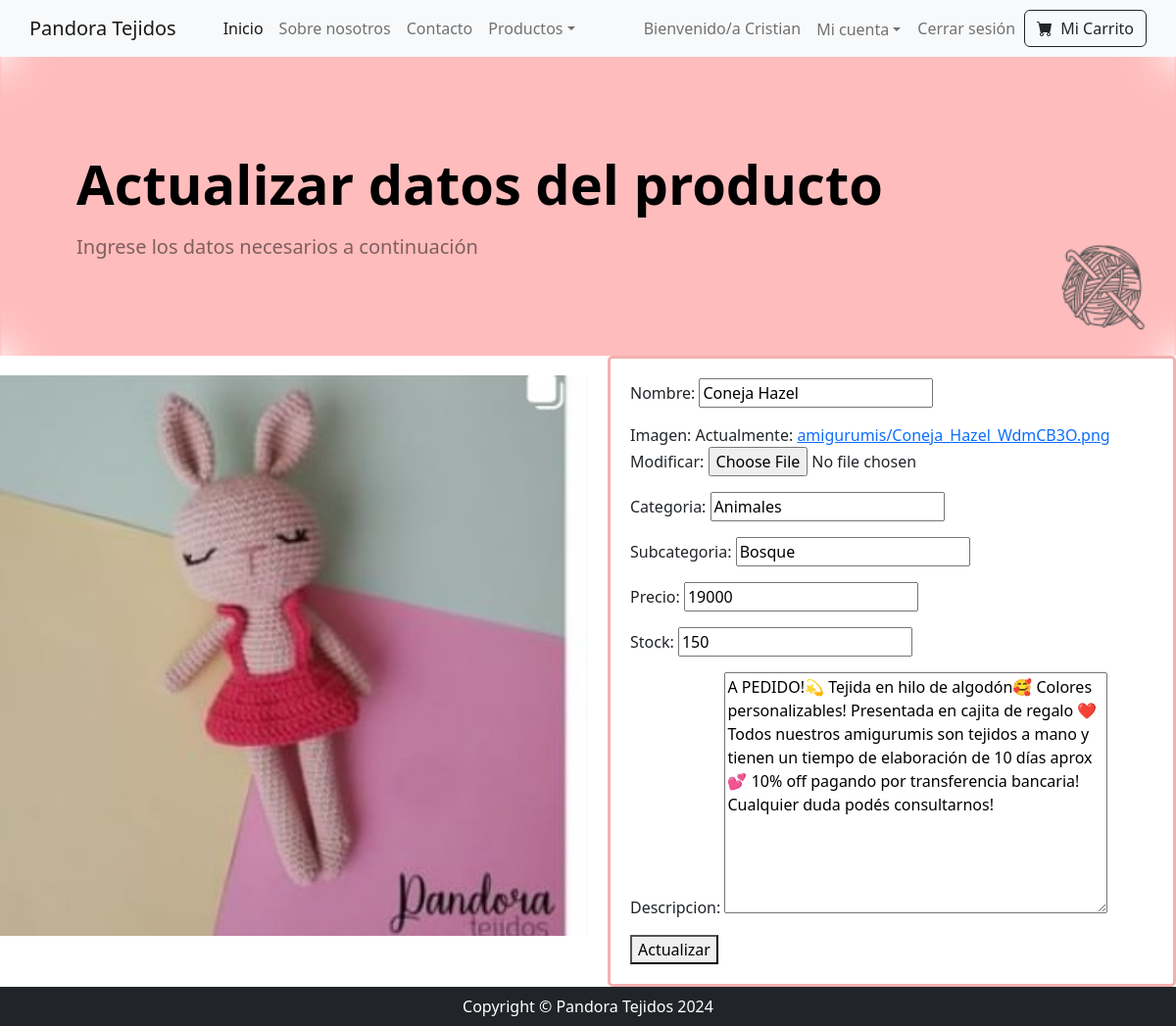
The app's page /pandora/actualizaamigurumi/8 (signed in) with its own data.
### pandora/models.py (models this page shows, shortened)
class Amigurumis(models.Model):
    nombre = models.CharField(max_length=50)
    imagen = models.ImageField(upload_to='amigurumis/')
    categoria = models.CharField(max_length=50)
    subcategoria = models.CharField(max_length=50)
    precio = models.IntegerField()
    stock = models.IntegerField()
    descripcion = models.TextField()

### pandora/views.py (the view, shortened to what this page needs)
# urls.py: path('actualizaamigurumi/<pk>', AmigurumiUpdate.as_view(), name='actualizaamigurumi'),
class AmigurumiUpdate(LoginRequiredMixin, UpdateView):
   model = Amigurumis
   template_name = 'actualizaamigurumi.html'
   fields = ['nombre', 'imagen', 'categoria', 'subcategoria', 'precio', 'stock', 'descripcion']
   success_url = reverse_lazy('actualizacionexitosa')
   context_object_name = 'amigurumi'

### pandora/templates/actualizaamigurumi.html (shortened to what this page needs)
{% extends 'padre.html' %}
{% block cambioencabezado %}
          <p class="display-4 fw-bolder">Actualizar datos del producto <p>
          <p class="lead fw-normal text-black-50 mb-0">Ingrese los datos necesarios a continuación </p>
{% endblock cambioencabezado %}
{% block cambios1 %}
<div style="display: flex; justify-content: space-between; align-items: flex-start;">
  <div style="flex: 1; margin-top: 20px; margin-right: 20px; display: flex; justify-content: center;">
      <img src="{{ amigurumi.imagen.url }}" alt="{{ amigurumi.nombre }}" style="width: 600px; height: auto;">
  </div>
  <div style="flex: 1; border: 3px solid #f3b1b1; padding: 20px; border-radius: 5px;">
      <form action="{% url 'actualizaamigurumi' amigurumi.id %}" method="post" enctype="multipart/form-data">
          {{ form.as_p }}
          <button type="submit">Actualizar</button>
      </form>
  </div>
</div>
{% endblock cambios1 %}

### pandora/templates/navbar.html (shortened to what this page needs)
<nav class="navbar navbar-expand-lg navbar-light bg-light">
    <div class="container px-0 px-lg-0">
        <a class="navbar-brand" href="{% url 'inicio' %}">Pandora Tejidos</a>
        <div class="collapse navbar-collapse" id="navbarSupportedContent">
            <ul class="navbar-nav me-auto mb-2 mb-lg-0 ms-lg-4">
                <li class="nav-item"><a class="nav-link active" aria-current="page" href="{% url 'inicio' %}">Inicio</a></li>
                <li class="nav-item"><a class="nav-link" href="{% url 'sobrenosotros' %}">Sobre nosotros</a></li>
                <li class="nav-item"><a class="nav-link" href="{% url 'contacto' %}">Contacto</a></li>
                <li class="nav-item dropdown">
                    <a class="nav-link dropdown-toggle" id="navbarDropdown" href="#" role="button" data-bs-toggle="dropdown" aria-expanded="false">Productos</a>
                </li>
            </ul>
            {% if user.is_authenticated %}
                <ul class="navbar-nav ms-auto">
                    {% if not user.is_superuser %}
                    <li class="nav-item d-flex align-items-center">
                        <p class="nav-link mb-0">Bienvenido/a {{ user.username }}</p>
                    </li>
                    <li class="nav-item dropdown">
                        <a class="nav-link dropdown-toggle" id="navbarDropdown" href="#" role="button" data-bs-toggle="dropdown" aria-expanded="false" style="margin-top: 2px;">Mi cuenta</a>
                    </li>
                    {% endif %}
                    <li class="nav-item">
                        <form action="{% url 'Logout' %}" method="post" class="d-flex align-items-center">{% csrf_token %}
                            <button class="btn btn-link nav-link" type="submit" style="margin-top: 0px;">Cerrar sesión</button>
                        </form>
                    </li>
                </ul>
            {% else %}
                <ul class="navbar-nav ms-auto">
                    <li class="nav-item"><a class="nav-link active" aria-current="page" href="{% url 'Login' %}">Iniciar sesión</a></li>
                    <li class="nav-item"><a class="nav-link active" aria-current="page" href="{% url 'Registro' %}">Registrarse</a></li>
                </ul>
            {% endif %}
            {% if not user.is_superuser %}
            <form class="d-flex">
                <button class="btn btn-outline-dark" type="submit" formaction="{% url 'carrito' %}">
                    <i class="bi-cart-fill me-1"></i>
                    Mi Carrito
                </button>
            </form>
            {% endif %}
        </div>
    </div>
</nav>

### records on screen
Amigurumis: imagen (picture), nombre "Coneja Hazel", categoria "Animales", subcategoria "Bosque", precio "19000", stock "150", descripcion "A PEDIDO!💫 Tejida en hilo de algodón🥰 Colores personalizables! Presentada en cajita de regalo ❤️ Todos nuestros amigurumis son tejidos a mano y tienen un tiempo de elaboración de 10 días aprox 💕 10% off pagando por transferencia bancaria! Cualquier duda podés consultarnos!"

### other values on screen
{{ user.username }} "Cristian"
